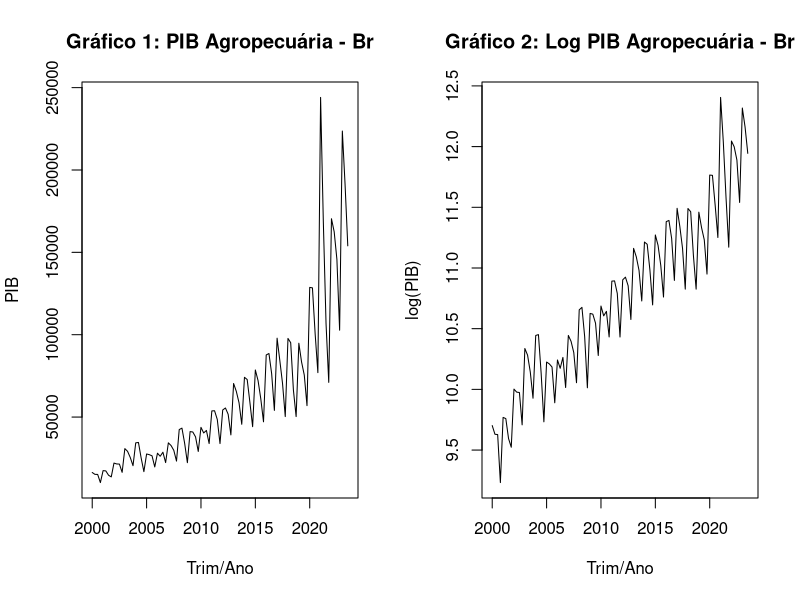
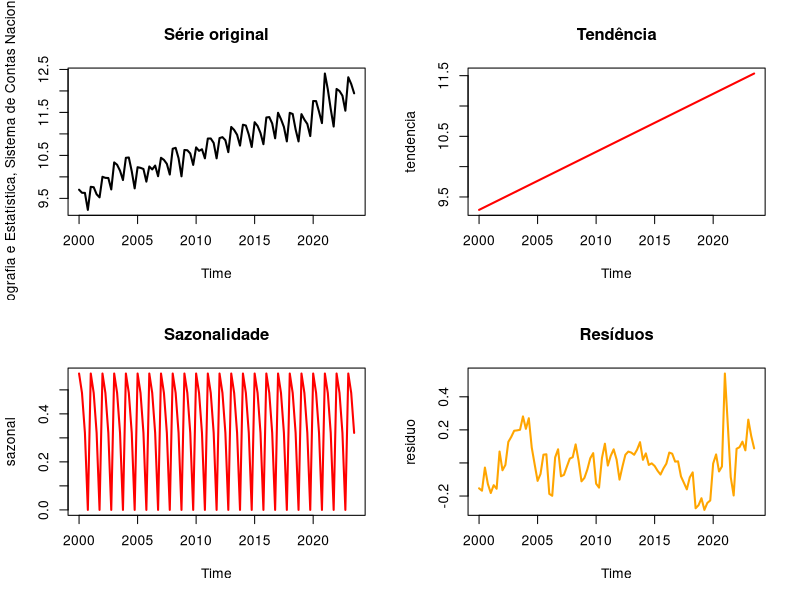
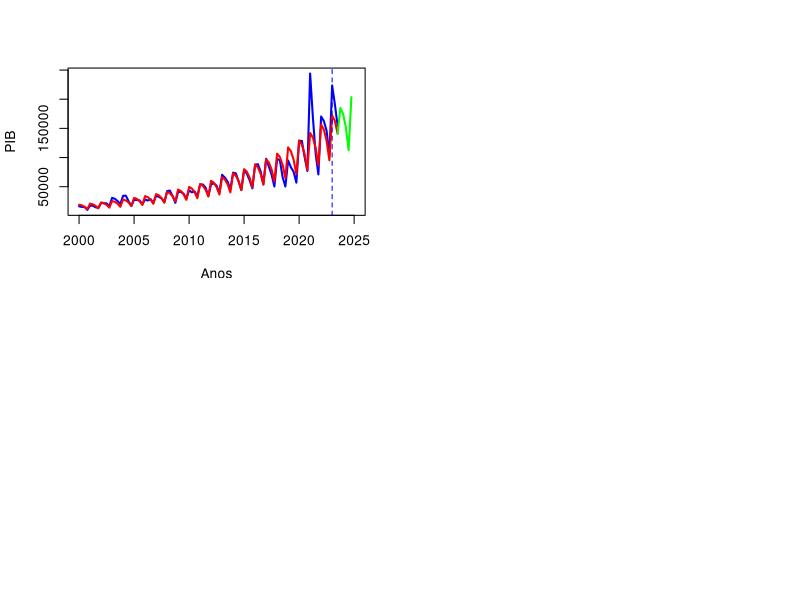
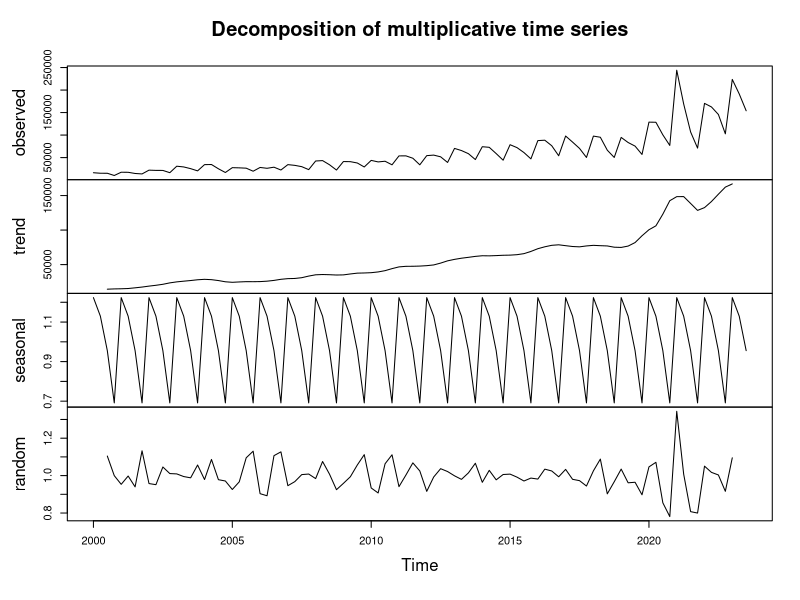
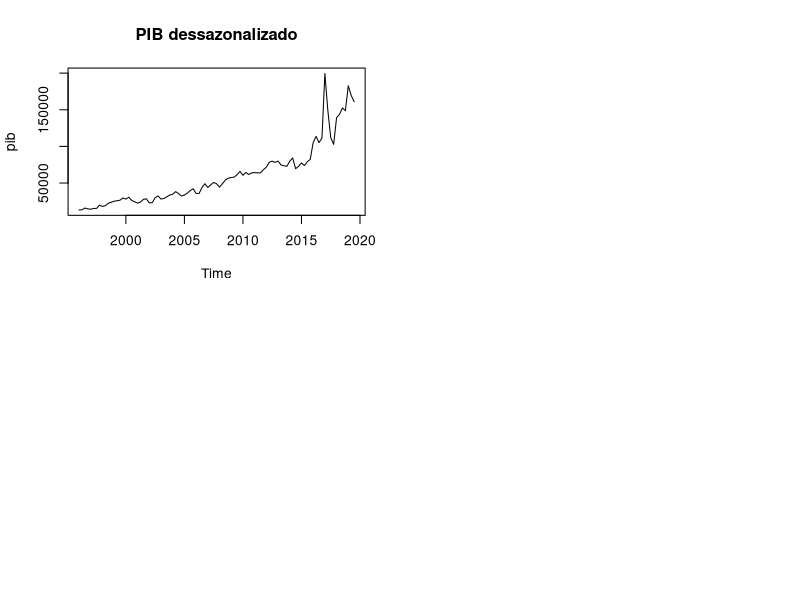
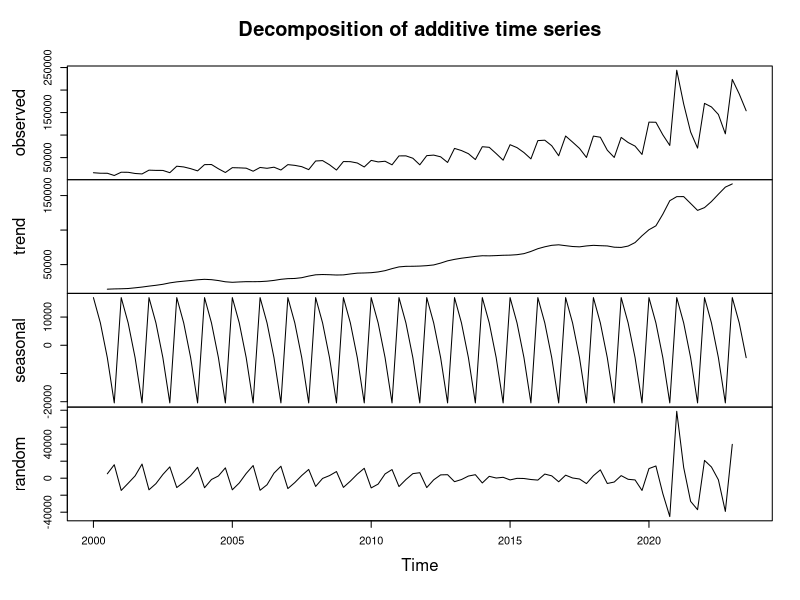
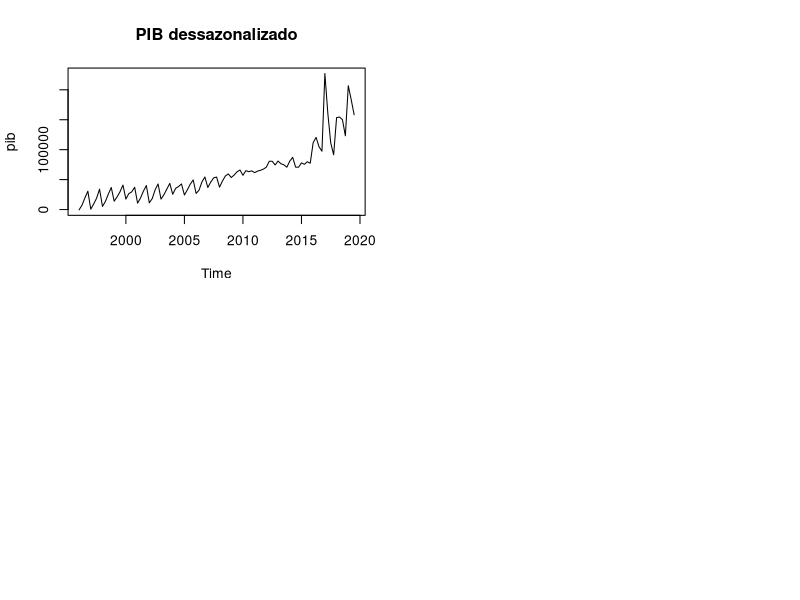

Source code (R) for these figures, in order:
## ---- chunk 1
knitr::opts_chunk$set(echo = TRUE)
## ---- chunk 2
library(readxl)

dados=read_excel('PIB_Agropecuaria.xlsx')
View(dados)

pib=ts(dados[,2],start=c(2000,1),freq=4)

lpib=ts(log(pib),start=c(2000,1),freq=4)

par(mfrow=c(1,2))

plot(pib,xlab='Trim/Ano', ylab='PIB',main='Gráfico 1: PIB Agropecuária - Br')

plot(lpib,xlab='Trim/Ano', ylab='log(PIB)',main='Gráfico 2: Log PIB Agropecuária - Br')

## ---- chunk 3
#Componente de tendência
t=ts(seq(1: length(lpib)),start=c(2000,1),freq=4)

library(forecast)
dummies=seasonaldummy(lpib)

modelo=lm(lpib~t+dummies)
summary(modelo)

## ---- chunk 4
b=modelo$coefficients
print(b)

tendencia = ts(b[1]+ b[2]*t,start=c(2000,1), freq=4 )
#View(tendencia)

sazonal=ts(b[3]*dummies[,1] + b[4]*dummies[,2] + b[5]*dummies[,3],start=c(2000,1), freq=4 )

residuo=ts(resid(modelo),start=c(2000,1),freq=4)

## Gráficos
par(mfrow=c(2,2)) # Particionando a janela de gr?ficos
plot(lpib, col='black', lwd=2, main="Série original")
plot(tendencia, col='red', lwd=2, main="Tendência")
plot(sazonal, col='red', lwd=2, main="Sazonalidade")
plot(residuo, col='orange', lwd=2, main="Resíduos")


## ---- chunk 5
#Modelo de Previsão 4o trim de 2023 ao 4o trim de 2024 
#Construção dos vetores que receberão os valores de previsão. 

#número de anos a ser previsto = número de passos à frente
h=5

n=length(lpib)

lprev=matrix(NA,nrow=h,ncol=1)
for (i in 1:h){
  lprev[i]=b[1] + b[2]*(n+i) + b[3]*dummies[i,1] + b[4]*dummies[i,2]+b[5]*dummies[i,3]
}
prev=matrix(NA,nrow=h,ncol=1)
#Obter o PIB na base original, e corrigindo o vi?s:
PIB_prev=exp(lprev)
prev=ts(PIB_prev,start=c(2003,4),freq=4)

modelo.estimado=ts(exp(fitted(modelo)),start=c(2000,1),freq=4)

min.dados1=min(pib,prev,modelo.estimado)
min.dados1

max.dados1=max(pib,prev,modelo.estimado)
max.dados1

plot(window(pib,start=c(2000,1)),ylim=c(min.dados1,max.dados1),ylab='PIB',
     xlab='Anos',col='blue',lwd=2,xlim=c(2000,2025))

lines(ts(modelo.estimado,start=c(2000,1),freq=4),col='red',lwd=2,lty=1)
abline(v=c(2023,3),col='blue',lty=2)
lines(ts(c(modelo.estimado[length(modelo.estimado)],prev),start=c(2023,3),freq=4),
      col='green',lty=1,lwd=2,xlim=c(2000,2025))


## ---- chunk 6
#Modelo Multiplicativo
decomp.mm= decompose(pib,type='multiplicative')
plot(decomp.mm)

sazonal.mm=decomp.mm$seasonal
View(sazonal.mm)

tendencia.mm=decomp.mm$trend
View(tendencia.mm)

residuos.mm=decomp.mm$random
View(residuos.mm)

indice.saz=decomp.mm$figure
indice.saz

dessaz.pib=ts(pib/sazonal.mm,start=c(1996,1),freq=4)
plot(dessaz.pib, main='PIB dessazonalizado')


#Modelo Aditivo
aditivo.mm= decompose(pib,type='additive')
plot(aditivo.mm)

Saz.aditivo=aditivo.mm$seasonal
View(Saz.aditivo)

tendencia.aditivo=aditivo.mm$trend
View(tendencia.aditivo)

residuos.aditivo=aditivo.mm$random
View(residuos.aditivo)

aditivo.saz=aditivo.mm$figure
aditivo.saz

pib.aditivo=ts(pib - Saz.aditivo,start=c(1996,1),freq=4)
plot(pib.aditivo, main='PIB dessazonalizado')

